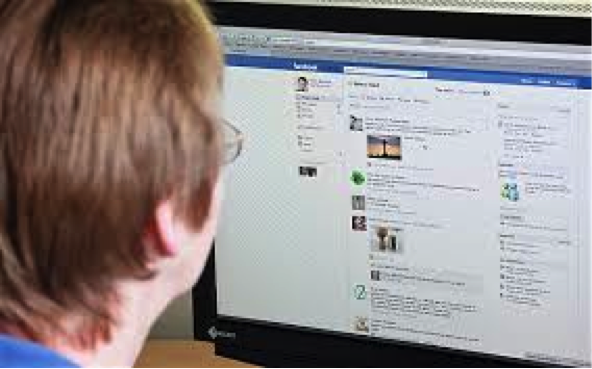
#> input picture Produccion/Francisco Ramirez/ViendoFacebook.png, 592 x 369 px
$ python RGB.py
#> lines starting #> are read from the running program, lines starting #| are printed output that depends on the picture
#> in main, img is the input picture: PIL image 592x369 RGBA; mean R, G, B, A 144.8, 137.2, 137.3, 254.2
__author__ = 'francisco'

import numpy as np
from PIL import Image


# convierte una imagen tipo Imagen (de la libreria PIL) en una matriz(ETD) con la informacion RGB de la imagen
def convertirImgMatrixRGB(img):
    return np.array(img.convert("RGB"))


# procedimiento : Suma los componentes R, G, B del pixel de la imagen con el color que se quiere
# y cada suma se divide en dos, obteniendo un promedio
def mezclarRGB(img,r,g,b):
    arrImg=convertirImgMatrixRGB(img)
    for i in range(img.size[1]):
        for j in range(img.size[0]):
            arrImg[i][j][0] = (arrImg[i][j][0]+r)/2
            arrImg[i][j][1] = (arrImg[i][j][1]+g)/2
            arrImg[i][j][2] = (arrImg[i][j][2]+b)/2
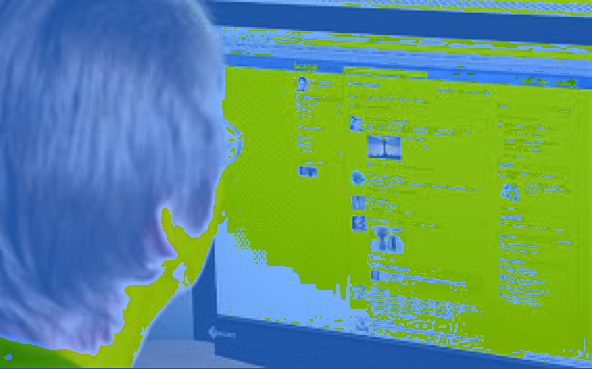
#> arrImg: shape (369, 592, 3); mean R, G, B 97.2, 148.4, 122.2
    imgRGB=Image.fromarray(arrImg)
    return imgRGB

def main():
    img=Image.open("ViendoFacebook.png")
    r=50
    g=160
    b=320
    imgRGB=mezclarRGB(img,r,g,b)
    imgRGB.save("output3.png")    #guarda la imagen RGB

main()
